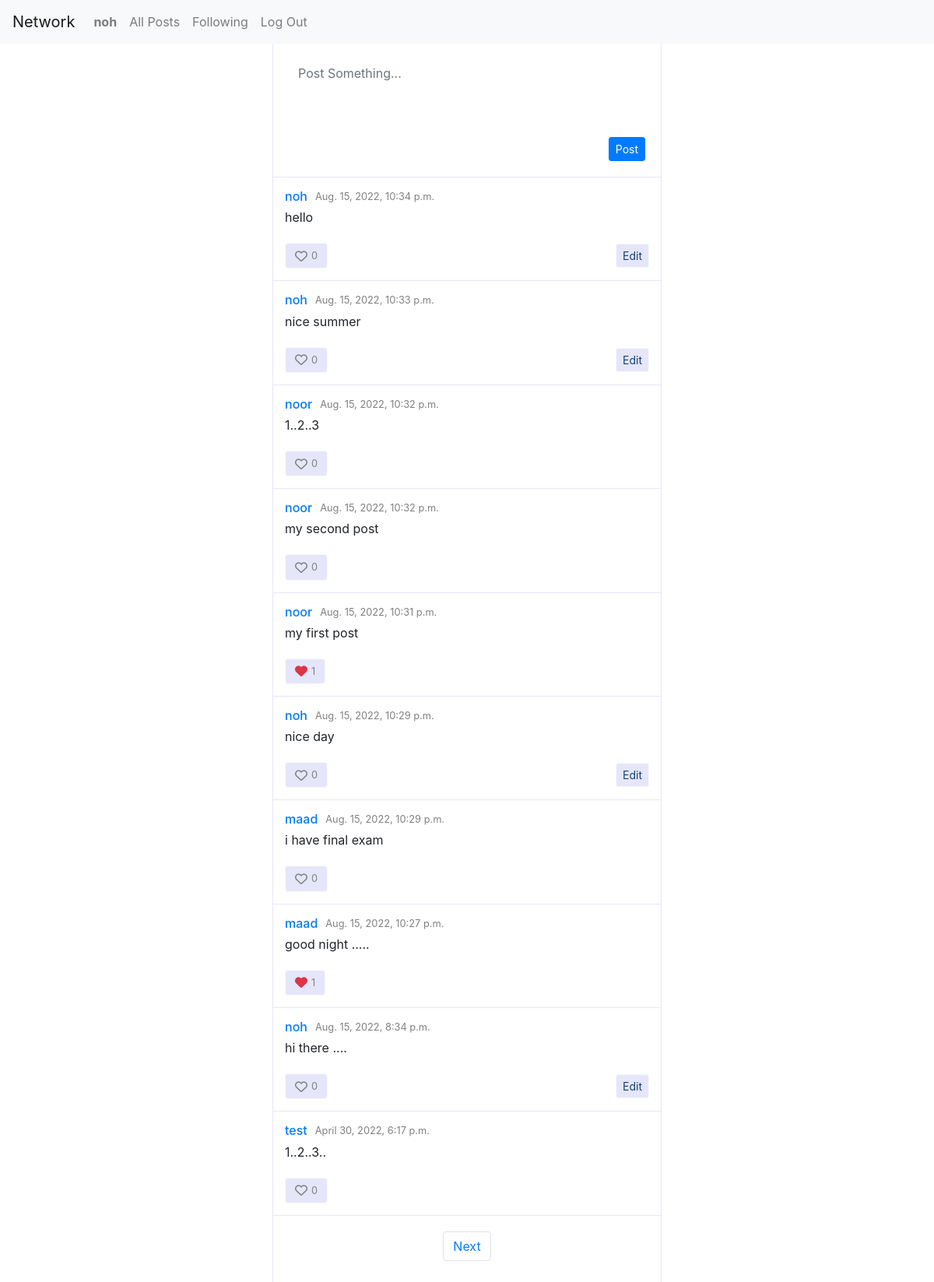
Page / (signed in) on the committed database.
### network/models.py (models this page shows)
class User(AbstractUser):
    followers_count = models.IntegerField(default=0)
    followings_count = models.IntegerField(default=0)
    pass

class Post(models.Model):
    user = models.ForeignKey("User", on_delete=models.CASCADE)
    content = models.TextField()
    likes_count = models.IntegerField(default=0)
    likes = models.ManyToManyField("User",related_name="likes",blank=True)
    creation_date = models.DateTimeField(auto_now_add=True)

### network/views.py (the view)
# urls.py: path("", views.index, name="index"),
def index(request):
    posts = Post.objects.all().order_by('-creation_date')
    paginator = Paginator(posts, 10)
    page = request.GET.get('page')
    paginated_posts = paginator.get_page(page)
    form = PostForm()
    context = {
        'post_form': form,
        'paginated_posts': paginated_posts,
    }
    return render(request, "network/index.html",context)

### network/forms.py
class PostForm(forms.ModelForm):
    class Meta:
        model = Post
        fields = [
            'content'
        ]
        labels = {
            "content": ""
        }
        widgets = {
          'content': forms.Textarea(attrs={'rows':3, 'placeholder': 'Post Something...'}),
        }

### network/templates/network/index.html (shortened to what this page needs)
{% extends "network/layout.html" %}
{% load crispy_forms_tags %}
{% load static %}
{% block body %}
    <div id="index">
        {% if user.is_authenticated %}
            <form id="create_post" action="{% url 'create_post' %}" method="post">
                {{post_form | crispy}}
                <input id="submit_post"  type="submit" class="btn btn-primary btn-sm" value="Post">
            </form>
        {% endif %}
        {% for post in paginated_posts %}
            {% include 'network/components/post.html' with post=post post_form=post_form %}
        {% endfor %}
        {% include 'network/components/paginator.html' with paginated_posts=paginated_posts %}
    </div>
{% endblock %}

### network/templates/network/layout.html (shortened to what this page needs)
{% load static %}
<!DOCTYPE html>
<html lang="en">
    <head>
        <link rel="stylesheet" href="https://stackpath.bootstrapcdn.com/bootstrap/4.4.1/css/bootstrap.min.css">
        <link href="{% static 'network/styles.css' %}" rel="stylesheet">
    </head>
    <body>
        <nav class="navbar navbar-expand-lg navbar-light bg-light">
            <a class="navbar-brand" href="#">Network</a>
            <div>
              <ul class="navbar-nav mr-auto">
                {% if user.is_authenticated %}
                    <li class="nav-item">
                        <a class="nav-link" href="#"><strong>{{ user.username }}</strong></a>
                    </li>
                {% endif %}
                <li class="nav-item">
                  <a class="nav-link" href="{% url 'index' %}">All Posts</a>
                </li>
                {% if user.is_authenticated %}
                    <li class="nav-item">
                        <a class="nav-link" href="{% url 'following' %}">Following</a>
                    </li>
                    <li class="nav-item">
                        <a class="nav-link" href="{% url 'logout' %}">Log Out</a>
                    </li>
                {% endif %}
              </ul>
            </div>
          </nav>
        <div class="body">
            {% block body %}
            {% endblock %}
        </div>
    </body>
</html>

### network/templates/network/components/post.html (shortened to what this page needs)
{% load crispy_forms_tags %}
<div class="post">
  <div class="post_header">
    <div class="post_name_and_date">
      <a
      {% if user.is_authenticated %}
        href="{% url 'profile' post.user.id %}"
      {% else %}
        href="{% url 'login'  %}"
      {% endif %}
      class="post_user">
        <h6>
          {{post.user}}
        </h6>
      </a>
      <small class="post_date">
        {{post.creation_date}}
      </small>
    </div>
  </div>
  <div class="post_body">
    <p class="post_content" id="post_content_{{post.id}}">
      {{post.content}}
    </p>
  </div>
  <div class="post_footer">
    {% if user.is_authenticated %}
      <button class="post_like_button btn btn-light" onclick="like(this,{{post.id}})">
        <i class="fa-heart fa-regular {% if user in post.likes.all %} fa-solid text-danger{% endif %}"></i>
        <small class="likes_count">
          {{post.likes_count}}
        </small>
      </button>
      {% if post.user == user %}
        <button id="edit_post_button_{{post.id}}" onclick="toggle_content_ui({{post.id}})" class="btn btn-light btn-sm edit_button">Edit</button>
      {% endif %}
    {% endif %}
  </div>
</div>

### network/static/network/styles.css (style rules this page uses)
* { margin: 0; margin-top: 0; margin-right: 0; margin-bottom: 0; margin-left: 0; padding: 0; box-sizing: border-box; }
h1,h2,h3,h4,h5,h6 { margin-bottom: 0; }
html,body { height: 100%; }
a, a:active, a:hover { text-decoration: none; }
body { display: flex; flex-direction: column; }
.body { display: flex; flex-direction: column; flex:1; width: 500px; margin: auto; border-style: solid; border-color: lavender; border-width: 0 1px; }
.btn-light { background-color: lavender; }
.post { display: flex; flex-direction: column; padding: 15px; border-bottom: 1px solid lavender; gap: 5px; }
.post_header { display: flex; justify-content: space-between; }
.post_name_and_date { display: flex; align-items: center; gap: 10px; }
.post_date { color: gray; }
.following_button, .edit_button { color: #144273; }
.post_footer { display: flex; justify-content: space-between; align-items: center; }
.post_footer i { color: gray; }
.post_like_button { display: flex; align-items: center; gap: 5px; }
.post_like_button .likes_count { color: gray; }
#index textarea[name="content"] { border: none; resize: none; box-shadow: none !important; }
form#create_post { padding: 20px; border-bottom: 1px solid lavender; }
form#create_post input[type=submit] { display: block; margin-left: auto; }

### rows in the picture
User: username "noh"
Post: user "noh", creation_date "Aug. 15, 2022, 10:34 p.m.", content "hello", likes_count "0"
Post: user "noh", creation_date "Aug. 15, 2022, 10:33 p.m.", content "nice summer", likes_count "0"
Post: user "noor", creation_date "Aug. 15, 2022, 10:32 p.m.", content "1..2..3", likes_count "0"
Post: user "noor", creation_date "Aug. 15, 2022, 10:32 p.m.", content "my second post", likes_count "0"
Post: user "noor", creation_date "Aug. 15, 2022, 10:31 p.m.", content "my first post", likes_count "1"
Post: user "noh", creation_date "Aug. 15, 2022, 10:29 p.m.", content "nice day", likes_count "0"
Post: user "maad", creation_date "Aug. 15, 2022, 10:29 p.m.", content "i have final exam", likes_count "0"
Post: user "maad", creation_date "Aug. 15, 2022, 10:27 p.m.", content "good night .....", likes_count "1"
Post: user "noh", creation_date "Aug. 15, 2022, 8:34 p.m.", content "hi there ....", likes_count "0"
Post: user "test", creation_date "April 30, 2022, 6:17 p.m.", content "1..2..3..", likes_count "0"
